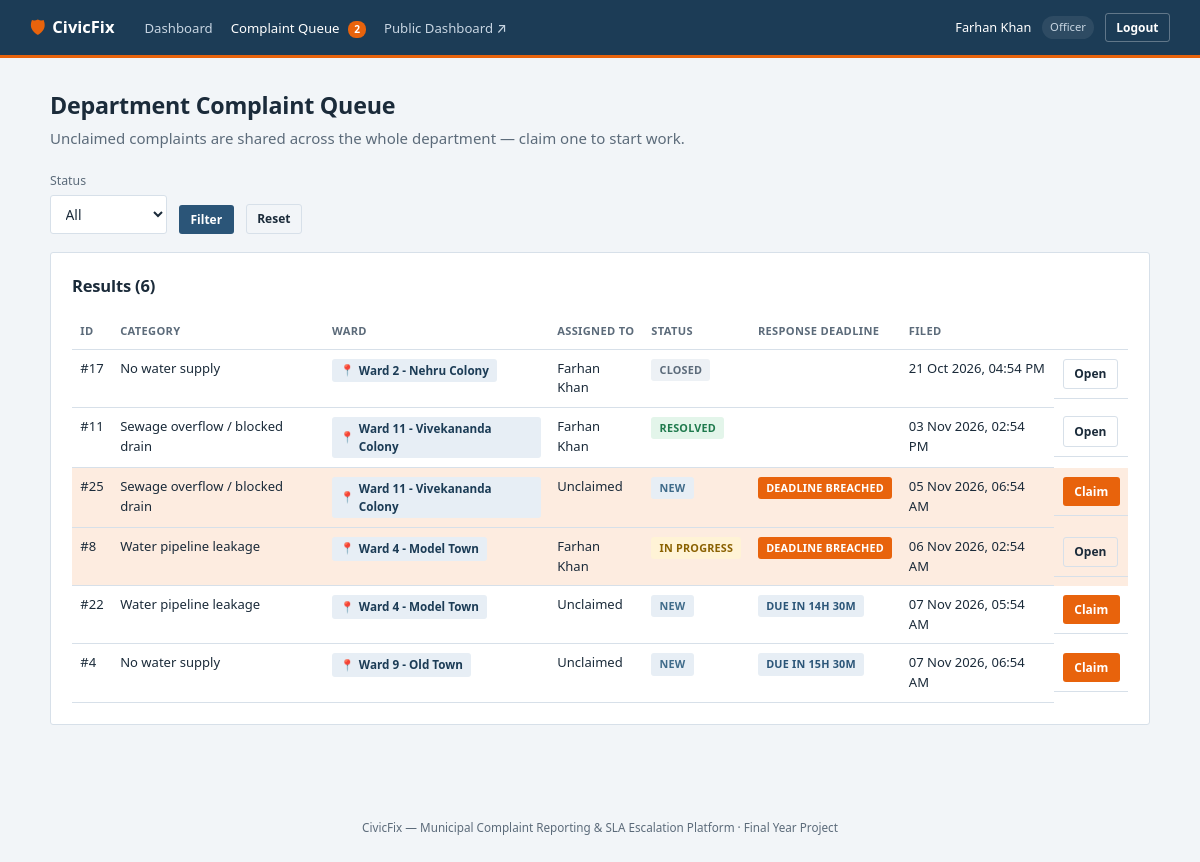
/index.php?route=officer/queue (signed in), run on the app's committed database.
### tables this page shows
CREATE TABLE complaints (
    id                      INT AUTO_INCREMENT PRIMARY KEY,
    citizen_id              INT NOT NULL,
    category_id             INT NOT NULL,
    department_id           INT NOT NULL,    
    ward_id                 INT NOT NULL,
    address_line            VARCHAR(255) NOT NULL,
    description             TEXT NOT NULL,
    photo_path              VARCHAR(255) NULL,
    status                  ENUM('new','assigned','in_progress','resolved','closed') NOT NULL DEFAULT 'new',
    assigned_officer_id     INT NULL,
    resolution_photo_path   VARCHAR(255) NULL,
    resolved_at             DATETIME NULL,
    closed_at               DATETIME NULL,
    citizen_rating          TINYINT UNSIGNED NULL,           
    citizen_rating_comment  VARCHAR(500) NULL,
    reopen_count            TINYINT UNSIGNED NOT NULL DEFAULT 0,  
    created_at              TIMESTAMP NOT NULL DEFAULT CURRENT_TIMESTAMP,
    FOREIGN KEY (citizen_id) REFERENCES users(id),
    FOREIGN KEY (category_id) REFERENCES categories(id),
    FOREIGN KEY (department_id) REFERENCES departments(id),
    FOREIGN KEY (ward_id) REFERENCES wards(id),
    FOREIGN KEY (assigned_officer_id) REFERENCES users(id),
    KEY idx_complaints_department_status (department_id, status),
    KEY idx_complaints_citizen (citizen_id),
    KEY idx_complaints_ward (ward_id),
    KEY idx_complaints_status (status)
);

CREATE TABLE categories (
    id            INT AUTO_INCREMENT PRIMARY KEY,
    name          VARCHAR(150) NOT NULL,
    department_id INT NOT NULL,
    sla_hours     INT NOT NULL,            
    created_at    TIMESTAMP NOT NULL DEFAULT CURRENT_TIMESTAMP,
    FOREIGN KEY (department_id) REFERENCES departments(id),
    KEY idx_categories_department (department_id)
);

CREATE TABLE wards (
    id            INT AUTO_INCREMENT PRIMARY KEY,
    name          VARCHAR(100) NOT NULL UNIQUE,
    created_at    TIMESTAMP NOT NULL DEFAULT CURRENT_TIMESTAMP
);

CREATE TABLE users (
    id            INT AUTO_INCREMENT PRIMARY KEY,
    name          VARCHAR(100) NOT NULL,
    email         VARCHAR(150) NOT NULL UNIQUE,
    password      VARCHAR(255) NOT NULL,
    role          ENUM('super_admin','officer','citizen') NOT NULL,
    phone         VARCHAR(20) NULL,
    department_id INT NULL,                
    status        ENUM('active','inactive') NOT NULL DEFAULT 'active',
    created_at    TIMESTAMP NOT NULL DEFAULT CURRENT_TIMESTAMP
);

### app/controllers/OfficerController.php (called while the page is built, shortened)
<?php
require_once __DIR__ . '/../models/Complaint.php';
class OfficerController
{
    public function queue(): void
    {
        $departmentId = Auth::departmentId();
        $status = trim($_GET['status'] ?? '') ?: null;
        $complaints = Complaint::forDepartment($departmentId, $status);
        require __DIR__ . '/../views/officer/queue.php';
    }
}

### public/index.php (called while the page is built, shortened)
<?php
require_once __DIR__ . '/../core/helpers.php';
require_once __DIR__ . '/../core/Database.php';
require_once __DIR__ . '/../core/Auth.php';
require_once __DIR__ . '/../app/models/Complaint.php';
require_once __DIR__ . '/../app/controllers/OfficerController.php';
$router = new Router();
$router->get('stats', fn() => (new PublicController())->dashboard());
$router->get('login', fn() => (new AuthController())->showLogin());
$router->post('login', fn() => (new AuthController())->login());
$router->post('logout', fn() => (new AuthController())->logout());
$router->get('register', fn() => (new AuthController())->showRegister());
$router->post('register', fn() => (new AuthController())->register());
$router->get('admin/dashboard', fn() => (new AdminController())->dashboard());
$router->get('admin/departments', fn() => (new AdminController())->departments());
$router->post('admin/departments/store', fn() => (new AdminController())->departmentStore());
$router->post('admin/departments/update', fn() => (new AdminController())->departmentUpdate());
$router->post('admin/departments/delete', fn() => (new AdminController())->departmentDelete());
$router->get('admin/categories', fn() => (new AdminController())->categories());
$router->post('admin/categories/store', fn() => (new AdminController())->categoryStore());
$router->post('admin/categories/update', fn() => (new AdminController())->categoryUpdate());
$router->post('admin/categories/delete', fn() => (new AdminController())->categoryDelete());
$router->get('admin/wards', fn() => (new AdminController())->wards());
$router->post('admin/wards/store', fn() => (new AdminController())->wardStore());
$router->post('admin/wards/update', fn() => (new AdminController())->wardUpdate());
$router->post('admin/wards/delete', fn() => (new AdminController())->wardDelete());
$router->get('admin/officers', fn() => (new AdminController())->officers());
$router->post('admin/officers/store', fn() => (new AdminController())->officerStore());
$router->post('admin/officers/status', fn() => (new AdminController())->officerStatus());
$router->get('admin/complaints', fn() => (new AdminController())->complaints());
$router->get('admin/complaints/view', fn() => (new AdminController())->complaintView());
$router->post('admin/complaints/comment', fn() => (new AdminController())->commentStore());
$router->post('admin/complaints/force-close', fn() => (new AdminController())->forceCloseComplaint());
$router->get('admin/escalations', fn() => (new AdminController())->escalations());
$router->get('admin/reports/officers', fn() => (new AdminController())->officerPerformance());
$router->get('officer/dashboard', fn() => (new OfficerController())->dashboard());
$router->get('officer/queue', fn() => (new OfficerController())->queue());
$router->get('officer/complaints/view', fn() => (new OfficerController())->complaintView());
$router->post('officer/complaints/claim', fn() => (new OfficerController())->claim());
$router->post('officer/complaints/status', fn() => (new OfficerController())->updateStatus());
$router->post('officer/complaints/comment', fn() => (new OfficerController())->commentStore());
$router->get('citizen/dashboard', fn() => (new CitizenController())->dashboard());
$router->get('citizen/complaints/new', fn() => (new CitizenController())->newForm());
$router->post('citizen/complaints/store', fn() => (new CitizenController())->store());
$router->get('citizen/complaints/view', fn() => (new CitizenController())->complaintView());
$router->post('citizen/complaints/rate', fn() => (new CitizenController())->rateComplaint());
$router->post('citizen/complaints/reopen', fn() => (new CitizenController())->reopenComplaint());
$router->post('citizen/complaints/upvote', fn() => (new CitizenController())->upvote());
$router->post('citizen/complaints/comment', fn() => (new CitizenController())->commentStore());
$route = $_GET['route'] ?? '';
$router->dispatch($_SERVER['REQUEST_METHOD'], $route);

### core/Router.php (called while the page is built, shortened)
<?php
class Router
{
    private array $routes = ['GET' => [], 'POST' => []];
    public function get(string $route, callable $handler): void
    {
        $this->routes['GET'][$route] = $handler;
    }
    public function post(string $route, callable $handler): void
    {
        $this->routes['POST'][$route] = $handler;
    }
    public function dispatch(string $method, string $route): void
    {
        $handler = $this->routes[$method][$route] ?? null;
        try {
            $handler();
        } catch (Throwable $e) {
            error_log($e->getMessage());
            http_response_code(500);
            require __DIR__ . '/../app/views/errors/500.php';
        }
    }
}

### core/Auth.php (called while the page is built, shortened)
<?php
require_once __DIR__ . '/Database.php';
class Auth
{
    public static function departmentId(): ?int
    {
        return $_SESSION['department_id'] ?? null;
    }
}

### config/database.php (called while the page is built)
<?php
return [
    'host'     => '127.0.0.1',
    'port'     => 3306,
    'database' => 'civicfix',
    'username' => 'root',
    'password' => '',
    'charset'  => 'utf8mb4',
];

### core/Database.php (called while the page is built)
<?php
class Database
{
    private static ?PDO $instance = null;
    public static function connect(): PDO
    {
        if (self::$instance === null) {
            $config = require __DIR__ . '/../config/database.php';
            $dsn = sprintf(
                'mysql:host=%s;port=%d;dbname=%s;charset=%s',
                $config['host'],
                $config['port'],
                $config['database'],
                $config['charset']
            );
            self::$instance = new PDO($dsn, $config['username'], $config['password'], [
                PDO::ATTR_ERRMODE            => PDO::ERRMODE_EXCEPTION,
                PDO::ATTR_DEFAULT_FETCH_MODE => PDO::FETCH_ASSOC,
                PDO::ATTR_EMULATE_PREPARES   => false,
            ]);
        }
        return self::$instance;
    }
}

### app/models/Complaint.php (called while the page is built, shortened)
<?php
require_once __DIR__ . '/../../core/Database.php';
class Complaint
{
    public static function isBreached(array $complaint): bool
    {
        if (in_array($complaint['status'], ['resolved', 'closed'], true)) {
            return false;
        }
        $deadline = strtotime($complaint['created_at']) + ((int)$complaint['sla_hours'] * 3600);
        return time() > $deadline;
    }
    public static function slaDeadline(array $complaint): int
    {
        return strtotime($complaint['created_at']) + ((int)$complaint['sla_hours'] * 3600);
    }
    public static function forDepartment(int $departmentId, ?string $status = null): array
    {
        $sql = self::SELECT_BASE . ' WHERE cp.department_id = ?';
        $params = [$departmentId];
        $sql .= ' ORDER BY cp.created_at ASC';
        $stmt = Database::connect()->prepare($sql);
        $stmt->execute($params);
        return $stmt->fetchAll();
    }
}

### app/views/officer/queue.php (the view, shortened to what this page needs)
<?php $pageTitle = 'Complaint Queue'; require __DIR__ . '/../partials/header.php'; require __DIR__ . '/../partials/navbar.php'; ?>
<main class="page">
    <h1>Department Complaint Queue</h1>
    <p class="page-sub">Unclaimed complaints are shared across the whole department — claim one to start work.</p>
    <form method="GET" action="/index.php" class="filter-bar">
        <label>Status
            <select name="status">
                <option value="">All</option>
            </select>
        </label>
        <button type="submit" class="btn btn-primary btn-sm">Filter</button>
        <a href="/index.php?route=officer/queue" class="btn btn-ghost btn-sm">Reset</a>
    </form>
    <div class="card">
        <div class="card-head"><h2>Results (<?= count($complaints) ?>)</h2></div>
        <?php if (empty($complaints)): ?>
            <p class="empty-state">No complaints match this filter.</p>
        <?php else: ?>
        <div class="table-scroll">
        <table class="data-table">
            <tr><th>ID</th><th>Category</th><th>Ward</th><th>Assigned to</th><th>Status</th><th>Response Deadline</th><th>Filed</th><th></th></tr>
            <?php foreach ($complaints as $c): ?>
                <tr class="<?= Complaint::isBreached($c) ? 'row-breached' : '' ?>">
                    <td>#<?= (int)$c['id'] ?></td>
                    <td><?= e($c['category_name']) ?></td>
                    <td><span class="badge-ward"><?= e($c['ward_name']) ?></span></td>
                    <td><?= e($c['officer_name'] ?? 'Unclaimed') ?></td>
                    <td><span class="badge badge-<?= e($c['status']) ?>"><?= e(status_label($c['status'])) ?></span></td>
                    <td><?= sla_badge($c) ?></td>
                    <td><?= format_datetime($c['created_at']) ?></td>
                    <td class="row-actions">
                        <?php if ($c['status'] === 'new'): ?>
                            <form method="POST" action="/index.php?route=officer/complaints/claim" class="inline-form">
                                <button type="submit" class="btn btn-accent btn-sm">Claim</button>
                            </form>
                        <?php else: ?>
                            <a class="btn btn-ghost btn-sm" href="/index.php?route=officer/complaints/view&id=<?= (int)$c['id'] ?>">Open</a>
                        <?php endif; ?>
                    </td>
                </tr>
            <?php endforeach; ?>
        </table>
        </div>
        <?php endif; ?>
    </div>
</main>
<?php require __DIR__ . '/../partials/footer.php'; ?>

### core/helpers.php (shortened to what this page needs)
<?php
function e(?string $value): string
{
    return htmlspecialchars($value ?? '', ENT_QUOTES, 'UTF-8');
}
function format_datetime(?string $datetime): string
{
    $ts = strtotime($datetime);
    return $ts === false ? '-' : date('d M Y, h:i A', $ts);
}
function status_label(string $status): string
{
    return match ($status) {
        'new'         => 'New',
        'assigned'    => 'Assigned',
        'in_progress' => 'In Progress',
        'resolved'    => 'Resolved',
        'closed'      => 'Closed',
        default       => ucfirst($status),
    };
}
function sla_badge(array $complaint): string
{
    if (in_array($complaint['status'], ['resolved', 'closed'], true)) {
        return '';
    }
    if (Complaint::isBreached($complaint)) {
        return '<span class="badge badge-breach">Deadline Breached</span>';
    }
    $deadline = Complaint::slaDeadline($complaint);
    $remaining = duration_between(date('Y-m-d H:i:s'), date('Y-m-d H:i:s', $deadline));
    return '<span class="badge badge-new" style="background:var(--steel-light);color:var(--steel)">Due in ' . e($remaining) . '</span>';
}
function duration_between(string $start, ?string $end = null): string
{
    $startTs = strtotime($start);
    $endTs = $end !== null ? strtotime($end) : time();
    $seconds = $endTs - $startTs;
    $days = intdiv($seconds, 86400);
    $hours = intdiv($seconds % 86400, 3600);
    $minutes = intdiv($seconds % 3600, 60);
    if ($hours > 0) {
        return "{$hours}h {$minutes}m";
    }
    return "{$minutes}m";
}

### data on the page
complaints: id "17", category.name "No water supply", ward.name "Ward 2 - Nehru Colony", assigned_officer.name "Farhan Khan", status "CLOSED", created_at "21 Oct 2026, 04:54 PM"
complaints: id "11", category.name "Sewage overflow / blocked drain", ward.name "Ward 11 - Vivekananda Colony", assigned_officer.name "Farhan Khan", status "RESOLVED", created_at "03 Nov 2026, 02:54 PM"
complaints: id "25", category.name "Sewage overflow / blocked drain", ward.name "Ward 11 - Vivekananda Colony", officer_name "Unclaimed", status "NEW", shows "DEADLINE BREACHED", created_at "05 Nov 2026, 06:54 AM"
complaints: id "8", category.name "Water pipeline leakage", ward.name "Ward 4 - Model Town", assigned_officer.name "Farhan Khan", status "IN PROGRESS", shows "DEADLINE BREACHED", created_at "06 Nov 2026, 02:54 AM"
complaints: id "22", category.name "Water pipeline leakage", ward.name "Ward 4 - Model Town", officer_name "Unclaimed", status "NEW", created_at.sla_hours "14H 30M", created_at "07 Nov 2026, 05:54 AM"
complaints: id "4", category.name "No water supply", ward.name "Ward 9 - Old Town", officer_name "Unclaimed", status "NEW", created_at.sla_hours "15H 30M", created_at "07 Nov 2026, 06:54 AM"

### other printed values
$label "Dashboard"
$label "Complaint Queue"
$escalationCount "2"
Auth::name() "Farhan Khan"
str_replace('_', ' ', $role) "Officer"
count($complaints) "6"
